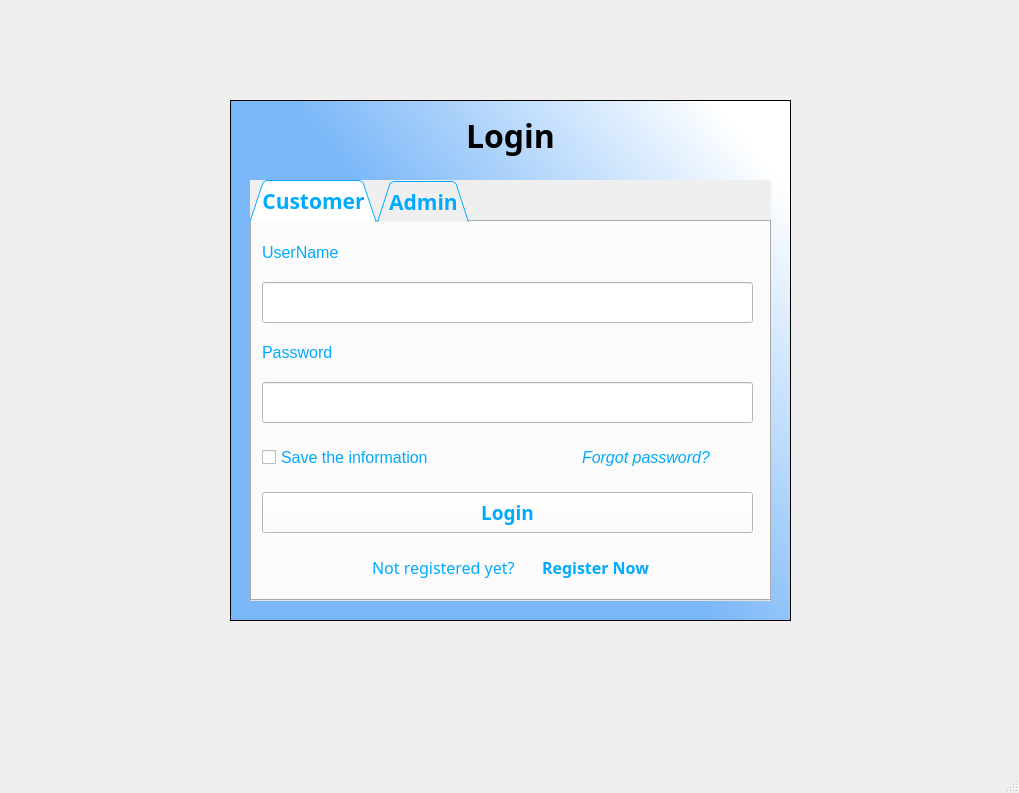
<?xml version="1.0" encoding="UTF-8"?>
<ui version="4.0">
 <class>MainWindow</class>
 <widget class="QMainWindow" name="MainWindow">
  <property name="geometry">
   <rect>
    <x>0</x>
    <y>0</y>
    <width>1019</width>
    <height>793</height>
   </rect>
  </property>
  <property name="windowTitle">
   <string>MainWindow</string>
  </property>
  <widget class="QWidget" name="centralwidget">
   <widget class="QTableWidget" name="tableWidget">
    <property name="geometry">
     <rect>
      <x>230</x>
      <y>100</y>
      <width>561</width>
      <height>521</height>
     </rect>
    </property>
    <property name="styleSheet">
     <string notr="true">background-color: qlineargradient(spread:pad, x1:0.502488, y1:0.528, x2:1, y2:0.148, stop:0 rgba(116, 180, 249, 242), stop:0.970149 rgba(255, 255, 255, 255));

</string>
    </property>
   </widget>
   <widget class="QTabWidget" name="tabWidget">
    <property name="geometry">
     <rect>
      <x>250</x>
      <y>180</y>
      <width>521</width>
      <height>421</height>
     </rect>
    </property>
    <property name="maximumSize">
     <size>
      <width>16777215</width>
      <height>421</height>
     </size>
    </property>
    <property name="font">
     <font>
      <family>Segoe UI Semilight</family>
      <pointsize>16</pointsize>
      <weight>75</weight>
      <bold>true</bold>
      <stylestrategy>PreferDefault</stylestrategy>
     </font>
    </property>
    <property name="focusPolicy">
     <enum>Qt::StrongFocus</enum>
    </property>
    <property name="contextMenuPolicy">
     <enum>Qt::DefaultContextMenu</enum>
    </property>
    <property name="toolTipDuration">
     <number>-1</number>
    </property>
    <property name="accessibleDescription">
     <string/>
    </property>
    <property name="layoutDirection">
     <enum>Qt::LeftToRight</enum>
    </property>
    <property name="autoFillBackground">
     <bool>true</bool>
    </property>
    <property name="styleSheet">
     <string notr="true">color: rgb(0, 170, 255);
</string>
    </property>
    <property name="inputMethodHints">
     <set>Qt::ImhNone</set>
    </property>
    <property name="tabPosition">
     <enum>QTabWidget::North</enum>
    </property>
    <property name="tabShape">
     <enum>QTabWidget::Triangular</enum>
    </property>
    <property name="currentIndex">
     <number>0</number>
    </property>
    <property name="iconSize">
     <size>
      <width>30</width>
      <height>30</height>
     </size>
    </property>
    <property name="elideMode">
     <enum>Qt::ElideLeft</enum>
    </property>
    <widget class="QWidget" name="tabCustomer">
     <attribute name="icon">
      <iconset>
       <normaloff>images/ic_customer.png</normaloff>images/ic_customer.png</iconset>
     </attribute>
     <attribute name="title">
      <string>Customer</string>
     </attribute>
     <widget class="QLabel" name="label_2">
      <property name="geometry">
       <rect>
        <x>10</x>
        <y>10</y>
        <width>141</width>
        <height>41</height>
       </rect>
      </property>
      <property name="font">
       <font>
        <pointsize>12</pointsize>
       </font>
      </property>
      <property name="text">
       <string>UserName</string>
      </property>
     </widget>
     <widget class="QLineEdit" name="lineEditUserNameCus">
      <property name="geometry">
       <rect>
        <x>10</x>
        <y>60</y>
        <width>491</width>
        <height>41</height>
       </rect>
      </property>
      <property name="styleSheet">
       <string notr="true">color: rgb(0, 0, 0);
background-color: rgb(255, 255, 255);</string>
      </property>
     </widget>
     <widget class="QLabel" name="label_3">
      <property name="geometry">
       <rect>
        <x>10</x>
        <y>110</y>
        <width>121</width>
        <height>41</height>
       </rect>
      </property>
      <property name="font">
       <font>
        <pointsize>12</pointsize>
       </font>
      </property>
      <property name="text">
       <string>Password</string>
      </property>
     </widget>
     <widget class="QLineEdit" name="lineEditPasswordCus">
      <property name="geometry">
       <rect>
        <x>10</x>
        <y>160</y>
        <width>491</width>
        <height>41</height>
       </rect>
      </property>
      <property name="styleSheet">
       <string notr="true">background-color: rgb(255, 255, 255);
</string>
      </property>
      <property name="echoMode">
       <enum>QLineEdit::Password</enum>
      </property>
     </widget>
     <widget class="QCheckBox" name="checkBoxSaveCus">
      <property name="geometry">
       <rect>
        <x>10</x>
        <y>220</y>
        <width>221</width>
        <height>31</height>
       </rect>
      </property>
      <property name="font">
       <font>
        <pointsize>12</pointsize>
       </font>
      </property>
      <property name="styleSheet">
       <string notr="true"/>
      </property>
      <property name="text">
       <string>Save the information</string>
      </property>
     </widget>
     <widget class="QLabel" name="labelForgotCus">
      <property name="geometry">
       <rect>
        <x>330</x>
        <y>220</y>
        <width>161</width>
        <height>31</height>
       </rect>
      </property>
      <property name="font">
       <font>
        <pointsize>12</pointsize>
        <italic>true</italic>
       </font>
      </property>
      <property name="focusPolicy">
       <enum>Qt::StrongFocus</enum>
      </property>
      <property name="layoutDirection">
       <enum>Qt::RightToLeft</enum>
      </property>
      <property name="text">
       <string>Forgot password?</string>
      </property>
      <property name="textFormat">
       <enum>Qt::PlainText</enum>
      </property>
     </widget>
     <widget class="QPushButton" name="pushButtonSigninCus">
      <property name="geometry">
       <rect>
        <x>10</x>
        <y>270</y>
        <width>491</width>
        <height>41</height>
       </rect>
      </property>
      <property name="baseSize">
       <size>
        <width>0</width>
        <height>0</height>
       </size>
      </property>
      <property name="font">
       <font>
        <family>Segoe UI Semilight</family>
        <pointsize>14</pointsize>
        <weight>75</weight>
        <italic>false</italic>
        <bold>true</bold>
       </font>
      </property>
      <property name="styleSheet">
       <string notr="true">background-color: rgb(255, 255, 255);</string>
      </property>
      <property name="text">
       <string>Login</string>
      </property>
      <property name="icon">
       <iconset>
        <normaloff>images/ic_signin.png</normaloff>images/ic_signin.png</iconset>
      </property>
      <property name="iconSize">
       <size>
        <width>40</width>
        <height>40</height>
       </size>
      </property>
     </widget>
     <widget class="QLabel" name="labelLogin">
      <property name="geometry">
       <rect>
        <x>290</x>
        <y>320</y>
        <width>151</width>
        <height>51</height>
       </rect>
      </property>
      <property name="sizeIncrement">
       <size>
        <width>0</width>
        <height>0</height>
       </size>
      </property>
      <property name="font">
       <font>
        <family>Segoe UI Semilight</family>
        <pointsize>12</pointsize>
        <weight>75</weight>
        <bold>true</bold>
       </font>
      </property>
      <property name="focusPolicy">
       <enum>Qt::StrongFocus</enum>
      </property>
      <property name="text">
       <string>Register Now</string>
      </property>
     </widget>
     <widget class="QLabel" name="label_6">
      <property name="geometry">
       <rect>
        <x>120</x>
        <y>320</y>
        <width>191</width>
        <height>51</height>
       </rect>
      </property>
      <property name="font">
       <font>
        <family>Segoe UI Semilight</family>
        <pointsize>12</pointsize>
        <weight>50</weight>
        <bold>false</bold>
       </font>
      </property>
      <property name="text">
       <string>Not registered yet?</string>
      </property>
     </widget>
    </widget>
    <widget class="QWidget" name="tabAdmin">
     <attribute name="icon">
      <iconset>
       <normaloff>images/ic_admin.png</normaloff>images/ic_admin.png</iconset>
     </attribute>
     <attribute name="title">
      <string>Admin</string>
     </attribute>
     <widget class="QLabel" name="label_12">
      <property name="geometry">
       <rect>
        <x>10</x>
        <y>20</y>
        <width>141</width>
        <height>41</height>
       </rect>
      </property>
      <property name="font">
       <font>
        <pointsize>12</pointsize>
       </font>
      </property>
      <property name="text">
       <string>UserName</string>
      </property>
     </widget>
     <widget class="QLineEdit" name="lineEditUserNameAd">
      <property name="geometry">
       <rect>
        <x>10</x>
        <y>70</y>
        <width>491</width>
        <height>41</height>
       </rect>
      </property>
      <property name="styleSheet">
       <string notr="true">color: rgb(0, 0, 0);</string>
      </property>
     </widget>
     <widget class="QLabel" name="label_19">
      <property name="geometry">
       <rect>
        <x>10</x>
        <y>130</y>
        <width>121</width>
        <height>41</height>
       </rect>
      </property>
      <property name="font">
       <font>
        <pointsize>12</pointsize>
       </font>
      </property>
      <property name="text">
       <string>Password</string>
      </property>
     </widget>
     <widget class="QLineEdit" name="lineEditPasswordAd">
      <property name="geometry">
       <rect>
        <x>10</x>
        <y>180</y>
        <width>491</width>
        <height>41</height>
       </rect>
      </property>
      <property name="focusPolicy">
       <enum>Qt::StrongFocus</enum>
      </property>
      <property name="echoMode">
       <enum>QLineEdit::Password</enum>
      </property>
     </widget>
     <widget class="QCheckBox" name="checkBoxSaveAd">
      <property name="geometry">
       <rect>
        <x>10</x>
        <y>240</y>
        <width>221</width>
        <height>31</height>
       </rect>
      </property>
      <property name="font">
       <font>
        <pointsize>12</pointsize>
       </font>
      </property>
      <property name="focusPolicy">
       <enum>Qt::ClickFocus</enum>
      </property>
      <property name="text">
       <string>Save the information</string>
      </property>
     </widget>
     <widget class="QPushButton" name="pushButtonSigninAd">
      <property name="geometry">
       <rect>
        <x>10</x>
        <y>300</y>
        <width>491</width>
        <height>41</height>
       </rect>
      </property>
      <property name="baseSize">
       <size>
        <width>0</width>
        <height>0</height>
       </size>
      </property>
      <property name="font">
       <font>
        <family>Segoe UI Semilight</family>
        <pointsize>14</pointsize>
        <weight>75</weight>
        <italic>false</italic>
        <bold>true</bold>
       </font>
      </property>
      <property name="styleSheet">
       <string notr="true">background-color: rgb(255, 255, 255);</string>
      </property>
      <property name="text">
       <string>Login</string>
      </property>
      <property name="icon">
       <iconset>
        <normaloff>images/ic_signin.png</normaloff>images/ic_signin.png</iconset>
      </property>
      <property name="iconSize">
       <size>
        <width>40</width>
        <height>40</height>
       </size>
      </property>
     </widget>
     <widget class="QLabel" name="labelForgotAd">
      <property name="geometry">
       <rect>
        <x>330</x>
        <y>240</y>
        <width>161</width>
        <height>31</height>
       </rect>
      </property>
      <property name="font">
       <font>
        <pointsize>12</pointsize>
        <italic>true</italic>
       </font>
      </property>
      <property name="focusPolicy">
       <enum>Qt::StrongFocus</enum>
      </property>
      <property name="layoutDirection">
       <enum>Qt::RightToLeft</enum>
      </property>
      <property name="text">
       <string>Forgot password?</string>
      </property>
     </widget>
    </widget>
   </widget>
   <widget class="QLabel" name="label">
    <property name="geometry">
     <rect>
      <x>390</x>
      <y>110</y>
      <width>241</width>
      <height>51</height>
     </rect>
    </property>
    <property name="font">
     <font>
      <family>Script MT Bold</family>
      <pointsize>24</pointsize>
      <weight>75</weight>
      <bold>true</bold>
     </font>
    </property>
    <property name="text">
     <string>&lt;html&gt;&lt;head/&gt;&lt;body&gt;&lt;p align=&quot;center&quot;&gt;Login&lt;/p&gt;&lt;/body&gt;&lt;/html&gt;</string>
    </property>
   </widget>
   <widget class="QLabel" name="labelOut">
    <property name="geometry">
     <rect>
      <x>734</x>
      <y>120</y>
      <width>31</width>
      <height>31</height>
     </rect>
    </property>
    <property name="focusPolicy">
     <enum>Qt::StrongFocus</enum>
    </property>
    <property name="text">
     <string/>
    </property>
    <property name="pixmap">
     <pixmap>images/ic_out.png</pixmap>
    </property>
    <property name="scaledContents">
     <bool>true</bool>
    </property>
   </widget>
  </widget>
  <widget class="QMenuBar" name="menubar">
   <property name="geometry">
    <rect>
     <x>0</x>
     <y>0</y>
     <width>1019</width>
     <height>26</height>
    </rect>
   </property>
  </widget>
  <widget class="QStatusBar" name="statusbar"/>
 </widget>
 <resources/>
 <connections/>
</ui>
